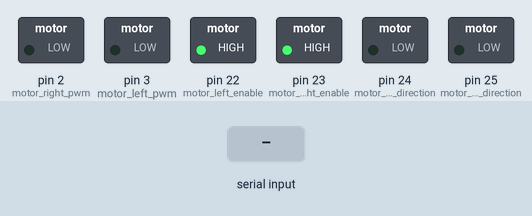
Bench run of a sketch on a simulated Arduino Mega 2560, built with avr-gcc and run on an emulated ATmega2560. Shown: switched loads named in the sketch (green lamp = pin HIGH). Inputs (shaded band) come from the test bench.

Above: at 1.2 s.
1.3 s: "90,45\n" received over Serial
At 1.8 s:
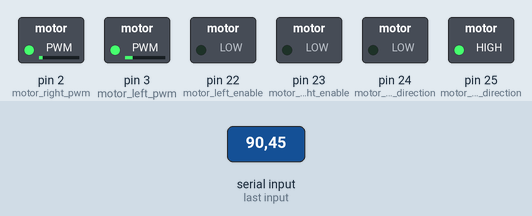
2.8 s: "30,150\n" received over Serial
At 3.6 s:
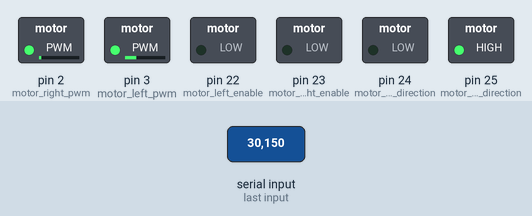
Timing chart, 0 to 5.8 s (numbered marks = the images above; inputs shaded):
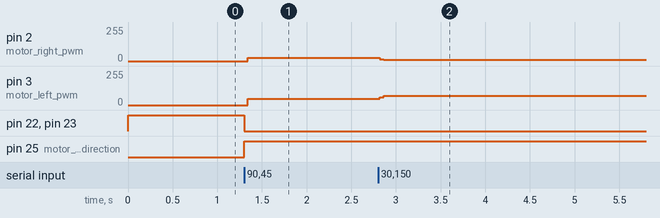

Measured:
- after the input at 1.3 s, pin 2 (motor_right_pwm): 0/255 → 23/255 at once; pin 3 (motor_left_pwm): 0/255 → 48/255 at once; pin 22 (motor_left_enable), pin 23 (motor_right_enable): HIGH → LOW at once; pin 25 (motor_right_direction): LOW → HIGH at once
- after the input at 2.8 s, pin 2 (motor_right_pwm): 23/255 → 8/255 at once; pin 3 (motor_left_pwm): 48/255 → 71/255 at once

The sketch:

ROS2_Serial_Subscribe_Motor.ino
```cpp
// Introducing Stepper Motor Driver Pins
#define motor_right_enable 23
#define motor_right_direction 25
#define motor_right_pwm 2
#define motor_left_enable 22
#define motor_left_direction 24
#define motor_left_pwm 3

// Creating Microsecond Time Variables of Right and Left Motors
unsigned long previous_time_motor_right = micros();
unsigned long previous_time_motor_left = micros();

// Creation of Step Periods of Motors
int period_motor_left = 10000;
int period_motor_right = 10000;

void setup() {
  // Begining Communications
  Serial.begin(115200);
  //Serial.println("Ready");

  // Making Initial Configuration Settings of Motor Drives
  pinMode(motor_right_enable, OUTPUT);
  pinMode(motor_right_direction, OUTPUT);
  pinMode(motor_right_pwm, OUTPUT);
  pinMode(motor_left_enable, OUTPUT);
  pinMode(motor_left_direction, OUTPUT);
  pinMode(motor_left_pwm, OUTPUT);

  digitalWrite(motor_right_enable, LOW);
  digitalWrite(motor_right_direction, LOW);
  digitalWrite(motor_right_pwm, LOW);
  digitalWrite(motor_left_enable, LOW);
  digitalWrite(motor_left_direction, LOW);
  digitalWrite(motor_left_pwm, LOW);
}

void loop() {
  fSerialRead();
  fMotorMove();
  digitalWrite(motor_right_pwm, LOW);
  digitalWrite(motor_left_pwm, LOW);
}

// Controlling Serial Communication and Reading Data
void fSerialRead() {
  if (Serial.available()) {
    String serial_value;
    while (Serial.available()) {
      serial_value += char(Serial.read());
      delayMicroseconds(90);
    }

    // Parsing and Assigning Data
    //Serial.println(serial_value);
    period_motor_left = serial_value.substring(0, serial_value.indexOf(',')).toInt();
    period_motor_right = serial_value.substring(serial_value.indexOf(',') + 1).toInt();
    fMotorRotation();
  }
}

// Determining the Directions of Motors
void fMotorRotation() {
  if (period_motor_left < 0) {
    period_motor_left *= -1;
    digitalWrite(motor_left_direction, HIGH);
  } else {
    digitalWrite(motor_left_direction, LOW);
  }

  if (period_motor_right < 0) {
    period_motor_right *= -1;
    digitalWrite(motor_right_direction, LOW);
  } else {
    digitalWrite(motor_right_direction, HIGH);
  }
}

// Checking Data and Moving the Motors
void fMotorMove() {
  unsigned long current_time_micros = micros();

  // Left Motor Controll
  if (period_motor_left == 10000) {
    digitalWrite(motor_left_enable, HIGH);
    digitalWrite(motor_left_pwm, LOW);
  } else if (current_time_micros - previous_time_motor_left > period_motor_left) {
    digitalWrite(motor_left_enable, LOW);
    digitalWrite(motor_left_pwm, HIGH);
    previous_time_motor_left = current_time_micros;
  }

  // Right Motor Controll
  if (period_motor_right == 10000) {
    digitalWrite(motor_right_enable, HIGH);
    digitalWrite(motor_right_pwm, LOW);
  } else if (current_time_micros - previous_time_motor_right > period_motor_right) {
    digitalWrite(motor_right_enable, LOW);
    digitalWrite(motor_right_pwm, HIGH);
    previous_time_motor_right = current_time_micros;
  }

  // Deactivating Step Pins of Motor Drivers
  digitalWrite(motor_right_pwm, LOW);
  digitalWrite(motor_left_pwm, LOW);
}
```
